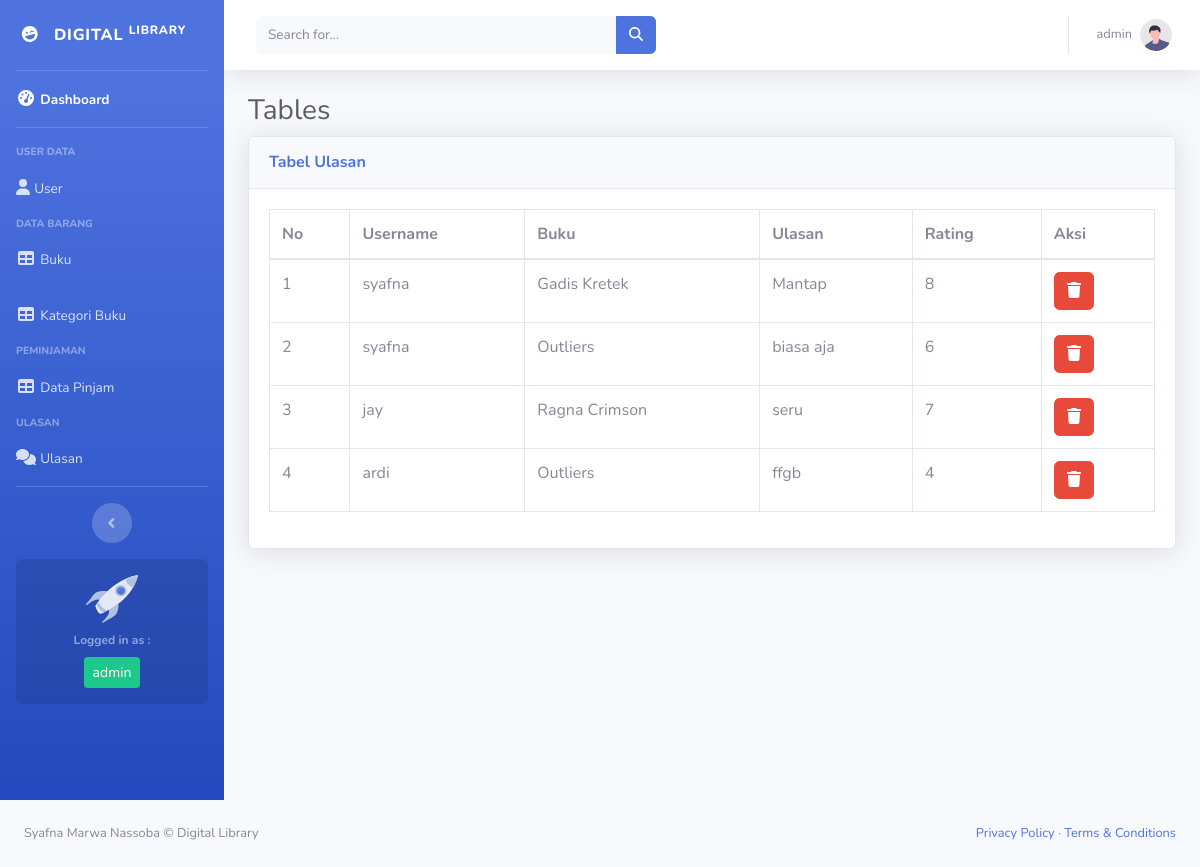
Page /index.php?page=ulasan (signed in) on the committed database.
### tables this page shows
CREATE TABLE `ulasanbuku` (
  `ulasanID` int(11) NOT NULL,
  `userID` int(11) DEFAULT NULL,
  `bukuID` int(11) DEFAULT NULL,
  `ulasan` text DEFAULT NULL,
  `rating` int(5) DEFAULT NULL
);

CREATE TABLE `user` (
  `userID` int(11) NOT NULL,
  `username` varchar(50) DEFAULT NULL,
  `password` varchar(255) DEFAULT NULL,
  `email` varchar(50) DEFAULT NULL,
  `namaLengkap` varchar(255) DEFAULT NULL,
  `alamat` text DEFAULT NULL,
  `level` enum('admin','petugas','peminjam') DEFAULT NULL
);

CREATE TABLE `buku` (
  `bukuID` int(11) NOT NULL,
  `foto` varchar(255) DEFAULT NULL,
  `judul` varchar(50) DEFAULT NULL,
  `penulis` varchar(50) DEFAULT NULL,
  `penerbit` varchar(50) DEFAULT NULL,
  `tahunTerbit` date DEFAULT NULL
);

### ulasan.php (the view, shortened to what this page needs)
    <div class="container-fluid">
      <h1 class="h3 mb-2 text-gray-800">Tables</h1>
        <div class="card shadow mb-4">
            <div class="card-header py-3">
                <h6 class="m-0 font-weight-bold text-primary">Tabel Ulasan</h6>
            </div>
            <div class="card-body">
                <div class="table-responsive">
                    <table class="table table-bordered" id="dataTable" width="100%" cellspacing="0">
                        <thead>
                            <tr>
                                <th>No</th>
                                <th>Username</th>
                                <th>Buku</th>
                                <th>Ulasan</th>
                                <th>Rating</th>
                                <th>Aksi</th>
                            </tr>
                        </thead>
                        <tbody>
                        <?php
                        $i = 1;
                        $user = isset($_SESSION['user']['userID']) ? $_SESSION['user']['userID'] : null;
                        $userLevel = isset($_SESSION['user']['level']) ? $_SESSION['user']['level'] : null;
                        $query = mysqli_query($koneksi, "SELECT*FROM ulasanbuku LEFT JOIN user ON user.userID=ulasanbuku.userID LEFT JOIN buku ON buku.bukuID=ulasanbuku.bukuID");
                        while ($data = mysqli_fetch_array($query)) {
                        ?>
                            <tr>
                                <td scope="row"><?php echo $i++; ?></td>
                                <td><?php echo $data['username']; ?></td>
                                <td><?php echo $data['judul']; ?></td>
                                <td><?php echo $data['ulasan']; ?></td>
                                <td><?php echo $data['rating']; ?></td>
                                <td>
                                    <?php
                                    if ($user !== null) {
                                       if ($data['userID'] == $user) {
                                    ?>
                                    <a class="btn btn-success" href="?page=ulasan-ubah&id=<?php echo $data['ulasanID']; ?>"><i class="fa-solid fa-pen-to-square"></i></a>
                                    <a onclick="return confirm('Yakin Hapus?')" class="btn btn-danger" href="?page=ulasan-hapus&id=<?php echo $data['ulasanID']; ?>"><i class="fa-solid fa-trash"></i></a>
                                    <?php
                                       }elseif ($userLevel !== 'peminjam') {
                                    ?>
                                    <a onclick="return confirm('Yakin Hapus?')" class="btn btn-danger" href="?page=ulasan-hapus&id=<?php echo $data['ulasanID']; ?>"><i class="fa-solid fa-trash"></i></a>
                                    <?php
                                    }
                                }
                                ?>
                                </td>
                            </tr>
                            <?php
                                    }
                                ?>
                        </tbody>
                    </table>
                </div>
            </div>
        </div>
    </div>
</div>

### rows in the picture
ulasanbuku: userID.username "syafna", bukuID.judul "Gadis Kretek", ulasan "Mantap", rating "8"
ulasanbuku: userID.username "syafna", bukuID.judul "Outliers", ulasan "biasa aja", rating "6"
ulasanbuku: userID.username "jay", bukuID.judul "Ragna Crimson", ulasan "seru", rating "7"
ulasanbuku: userID.username "ardi", bukuID.judul "Outliers", ulasan "ffgb", rating "4"

### other values in the picture
$_SESSION['user']['username'] "admin"
